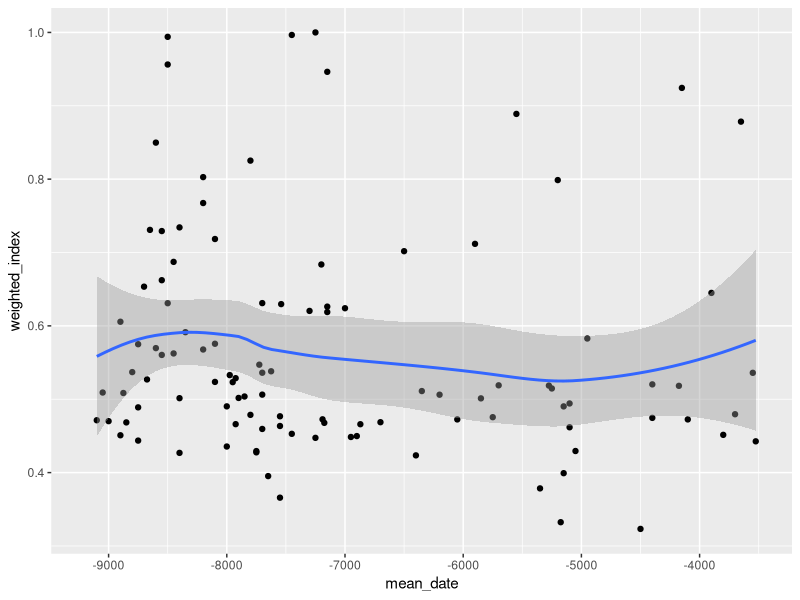
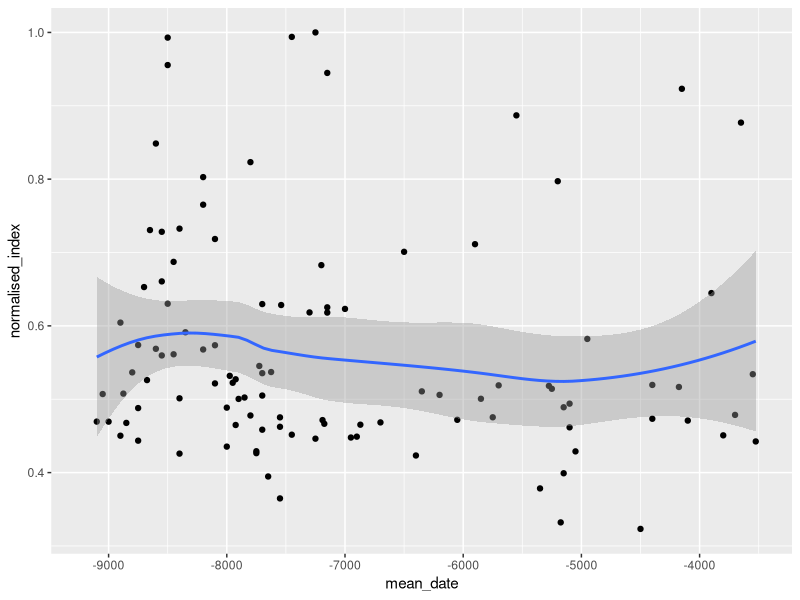
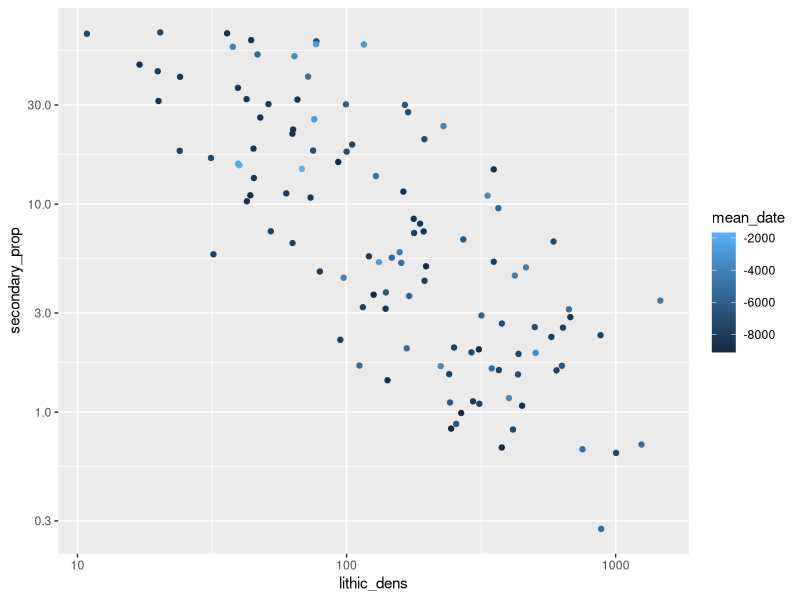
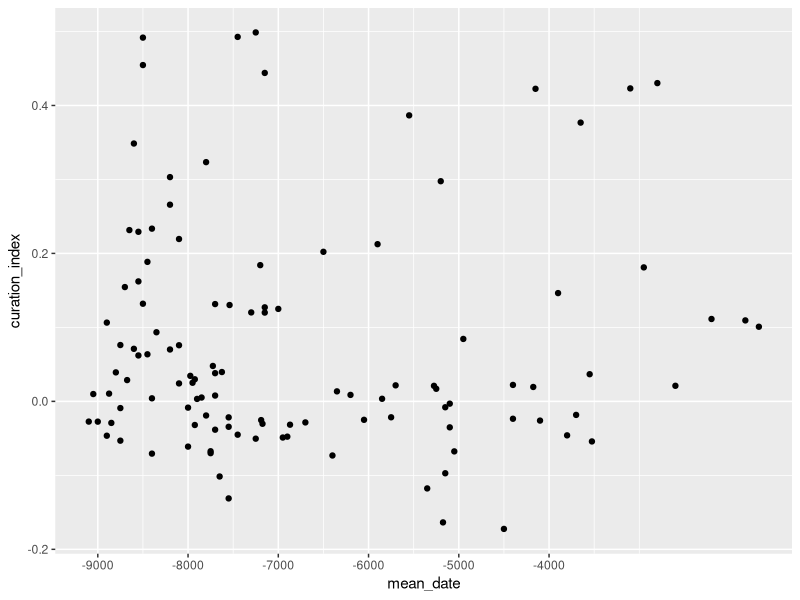
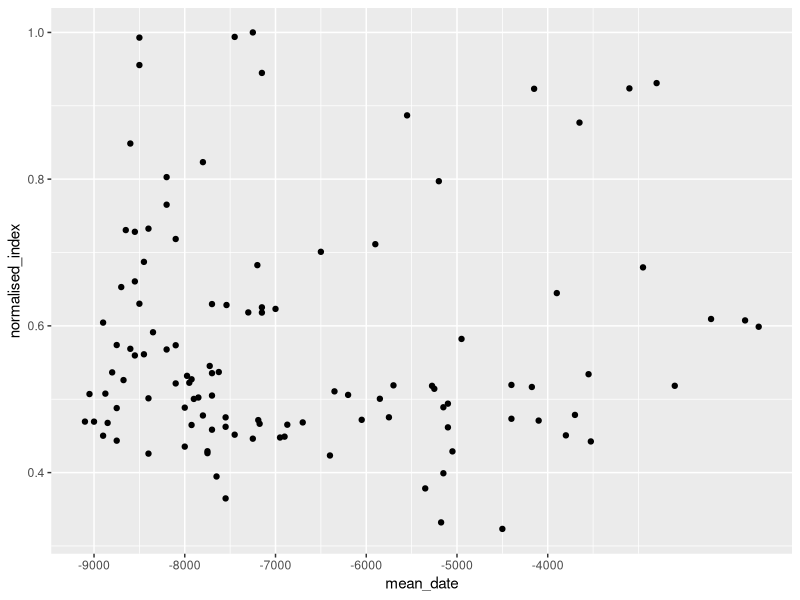
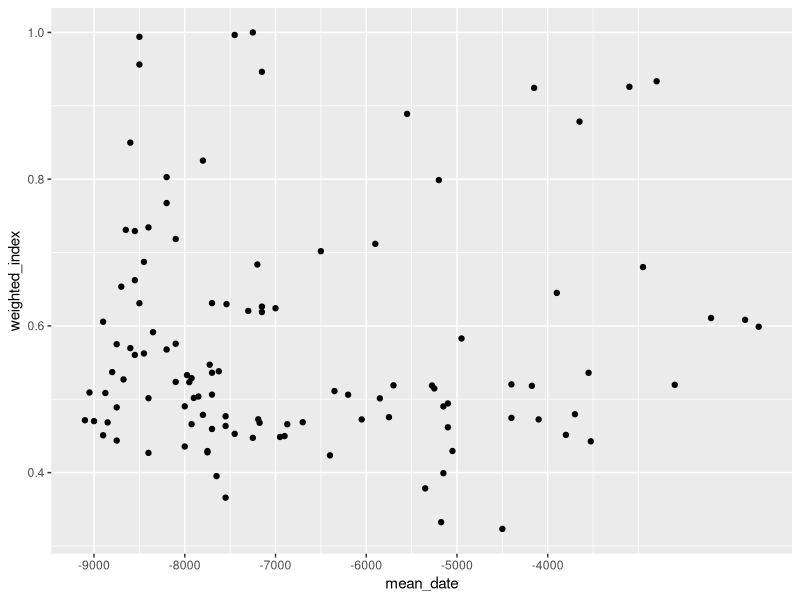
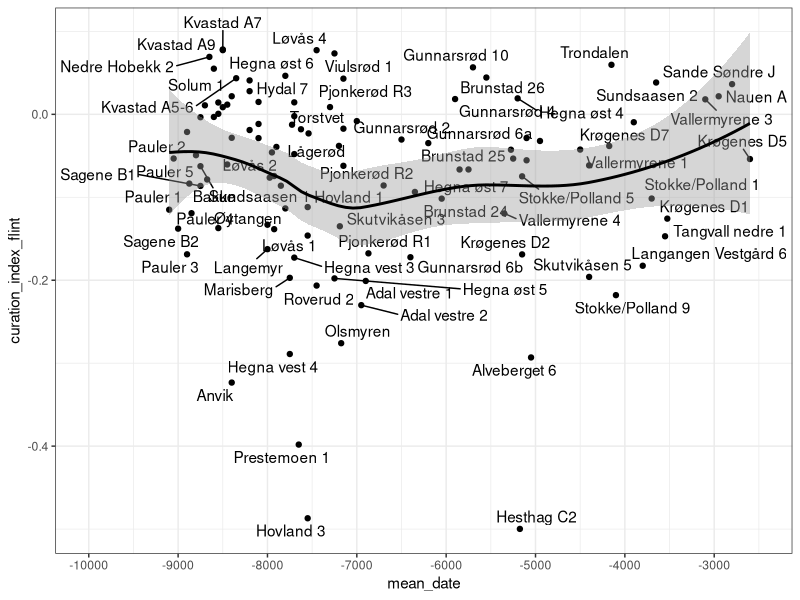

The R script that drew these images, in order:
library(tidyverse)


sites <- read.csv(here::here("analysis/data/raw_data/sites.csv"))

curation_sites <- sites %>%
  # Exclude multiphased sites and sites that have not been manually excavated
  filter(multiphase == "f" | !is.na(excavated_m3)) %>%
  filter(dating_method == "c14" | dating_method == "shore_typo"
         & !is.na(reported_min_elev)) %>%
  rowwise() %>%
  mutate(
    # Find total artefact count and flint count for each site
    mean_date = mean(c(reported_earliest_bce, reported_latest_bce),
                     na.rm = TRUE),
    artefact_count = sum(c_across(core:chip_retouch_nonflint)),
                     na.rm = TRUE,
    flint_count = sum(c_across(core:flake_retouch), na.rm = TRUE),
    nonflint_count = sum(c_across(axe_nonflint:chip_retouch_nonflint),
                         na.rm = TRUE)) %>%
  ungroup() %>%
  # Exclude sites with a artefact count < 200
  filter(artefact_count > 200) %>%
  # Prepare for curation index
  select(-beach_flint_flint_nodule, -hammerstone) %>%
  mutate(
    nonflint_prop = nonflint_count / artefact_count,
    secondary_prop =
      sum(axe_debitage, axe, chisel,
          microlith, tanged_point, transverse_point, single_edged_point,
          høgnipen_point, pressure_flaked_point, nøklegaard_point,
          projectile_undefined, sickle, dagger_spear, microburin, scraper,
          knife, burin, drill, blade_retouch, microblade_retouch,
          chip_retouch, fragment_retouch, flake_retouch, axe_nonflint,
          axe_debitage_nonflint, chisel_nonflint, club_hatchet_nonflint,
          grinding_slab_stone, projectile_nonflint, knife_nonflint,
          scraper_nonflint, drill_nonflint, burin_nonflint,
          microblade_retouch_nonflint, blade_retouch_nonflint,
          fragment_retouch_nonflint,flake_retouch_nonflint,
          chip_retouch_nonflint) / artefact_count,
    secondary_prop_flint =
      sum(axe_debitage, axe, chisel,
          microlith, tanged_point, transverse_point, single_edged_point,
          høgnipen_point, pressure_flaked_point, nøklegaard_point,
          projectile_undefined, sickle, dagger_spear, microburin, scraper,
          knife, burin, drill, blade_retouch, microblade_retouch,
          chip_retouch, fragment_retouch, flake_retouch) / flint_count,
    lithic_dens = artefact_count / excavated_m3,
    flint_dens = flint_count / excavated_m3) %>%
    mutate(minmaxdens =  (lithic_dens - min(lithic_dens, na.rm = TRUE)) /
             (max(lithic_dens, na.rm = TRUE) - min(lithic_dens, na.rm = TRUE)),
       minmaxsecondary = (secondary_prop - min(secondary_prop, na.rm = TRUE)) /
    (max(secondary_prop, na.rm = TRUE) - min(secondary_prop, na.rm = TRUE)),
    minmaxdens_flint =  (flint_dens - min(flint_dens, na.rm = TRUE)) /
      (max(flint_dens, na.rm = TRUE) - min(flint_dens, na.rm = TRUE)),
    minmaxsecondary_flint = (secondary_prop_flint - min(secondary_prop_flint,
                                                        na.rm = TRUE)) /
      (max(secondary_prop_flint, na.rm = TRUE) - min(secondary_prop_flint,
                                                     na.rm = TRUE))) %>%
  rowwise() %>%
  mutate(curation_index = mean(c(minmaxdens * -1, minmaxsecondary))) %>%
  mutate(curation_index_flint = mean(c(minmaxdens_flint * -1,
                                   minmaxsecondary_flint)))

curation_sites$normalised_index <-
  (curation_sites$curation_index - min(curation_sites$curation_index)) /
  (max(curation_sites$curation_index) - min(curation_sites$curation_index))




curation_sites <- curation_sites %>% mutate(weighted_index =
  ifelse(nonflint_prop > 0,
         normalised_index / (nonflint_prop^0.0005), normalised_index)
) %>% filter(nonflint_prop < 0.9)

ggplot(curation_sites, aes(mean_date, weighted_index)) +
  geom_point() +
  scale_x_continuous(breaks = c(seq(-9000,-4000, 1000)),
                     limits = c(-9200, -3500)) +
  geom_smooth(method = "loess")

ggplot(curation_sites, aes(mean_date, normalised_index)) +
  geom_point() +
  scale_x_continuous(breaks = c(seq(-9000,-4000, 1000)),
                     limits = c(-9200, -3500))+
  geom_smooth(method = "loess")

ggplot(curation_sites) +
  geom_point(aes(lithic_dens, secondary_prop, col = mean_date)) +
  scale_y_log10() +
  scale_x_log10()

curation_sites %>% select(name, mean_date) %>% View()
curation_sites %>% select(name, lithic_dens) %>% View()
curation_sites %>% select(name, curation_index) %>% View()
curation_sites %>% select(name, curation_index_flint) %>% View()

ggplot(curation_sites) +
  geom_point(aes(mean_date, curation_index)) +
  scale_x_continuous(breaks = c(seq(-9000,-4000, 1000)))

ggplot(curation_sites) +
  geom_point(aes(mean_date, normalised_index)) +
  scale_x_continuous(breaks = c(seq(-9000,-4000, 1000)))

ggplot(curation_sites) +
  geom_point(aes(mean_date, weighted_index)) +
  scale_x_continuous(breaks = c(seq(-9000,-4000, 1000)))


curation_sites %>%
  filter(nonflint_prop < 0.9) %>%
ggplot(aes(mean_date, curation_index_flint)) +
  geom_point() +
  scale_x_continuous(breaks = seq(-10000, 2000, 1000),
                     limits = c(-10000, -2500)) +
  # scale_y_continuous(limits = c(-0.5, 0.5)) +
  ggrepel::geom_text_repel(aes(label = name)) +
  geom_smooth(method = "loess", col = "black") +
  theme_bw()

curation_sites %>% select(name, mean_date, curation_index_flint) %>%  View()

